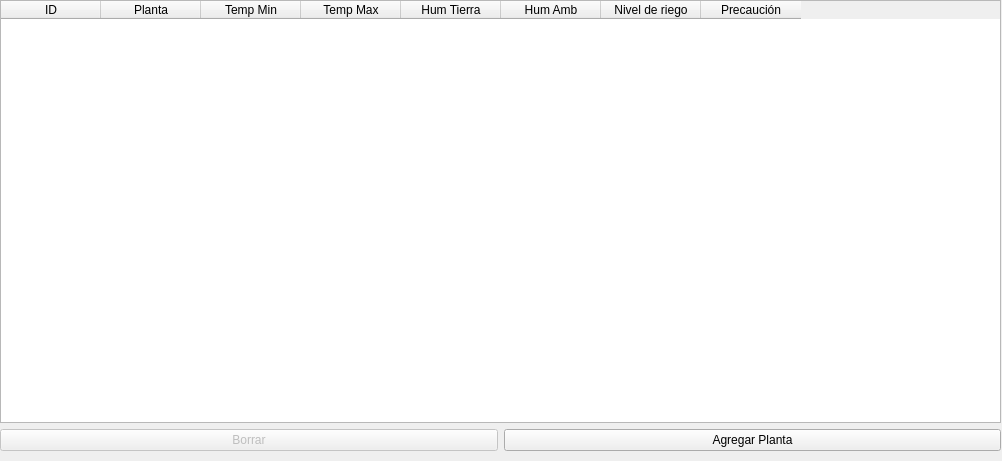
<?xml version="1.0" encoding="UTF-8"?>
<ui version="4.0">
 <class>Tabla</class>
 <widget class="QDialog" name="Tabla">
  <property name="geometry">
   <rect>
    <x>0</x>
    <y>0</y>
    <width>1002</width>
    <height>461</height>
   </rect>
  </property>
  <property name="windowTitle">
   <string>Base de Datos</string>
  </property>
  <widget class="QWidget" name="layoutWidget">
   <property name="geometry">
    <rect>
     <x>0</x>
     <y>0</y>
     <width>1001</width>
     <height>451</height>
    </rect>
   </property>
   <layout class="QGridLayout" name="gridLayout">
    <item row="0" column="0">
     <widget class="QTableWidget" name="tableWidget_Datos">
      <property name="autoFillBackground">
       <bool>false</bool>
      </property>
      <property name="selectionMode">
       <enum>QAbstractItemView::ExtendedSelection</enum>
      </property>
      <property name="selectionBehavior">
       <enum>QAbstractItemView::SelectRows</enum>
      </property>
      <attribute name="verticalHeaderVisible">
       <bool>false</bool>
      </attribute>
      <column>
       <property name="text">
        <string>ID</string>
       </property>
      </column>
      <column>
       <property name="text">
        <string>Planta</string>
       </property>
      </column>
      <column>
       <property name="text">
        <string>Temp Min</string>
       </property>
      </column>
      <column>
       <property name="text">
        <string>Temp Max</string>
       </property>
      </column>
      <column>
       <property name="text">
        <string>Hum Tierra</string>
       </property>
      </column>
      <column>
       <property name="text">
        <string>Hum Amb</string>
       </property>
      </column>
      <column>
       <property name="text">
        <string>Nivel de riego</string>
       </property>
      </column>
      <column>
       <property name="text">
        <string>Precaución</string>
       </property>
      </column>
     </widget>
    </item>
    <item row="1" column="0">
     <layout class="QHBoxLayout" name="horizontalLayout">
      <item>
       <widget class="QPushButton" name="pushButton_Borrar">
        <property name="enabled">
         <bool>false</bool>
        </property>
        <property name="text">
         <string>Borrar</string>
        </property>
       </widget>
      </item>
      <item>
       <widget class="QPushButton" name="pushButton_Agregar">
        <property name="text">
         <string>Agregar Planta</string>
        </property>
       </widget>
      </item>
     </layout>
    </item>
   </layout>
  </widget>
 </widget>
 <resources/>
 <connections/>
</ui>
